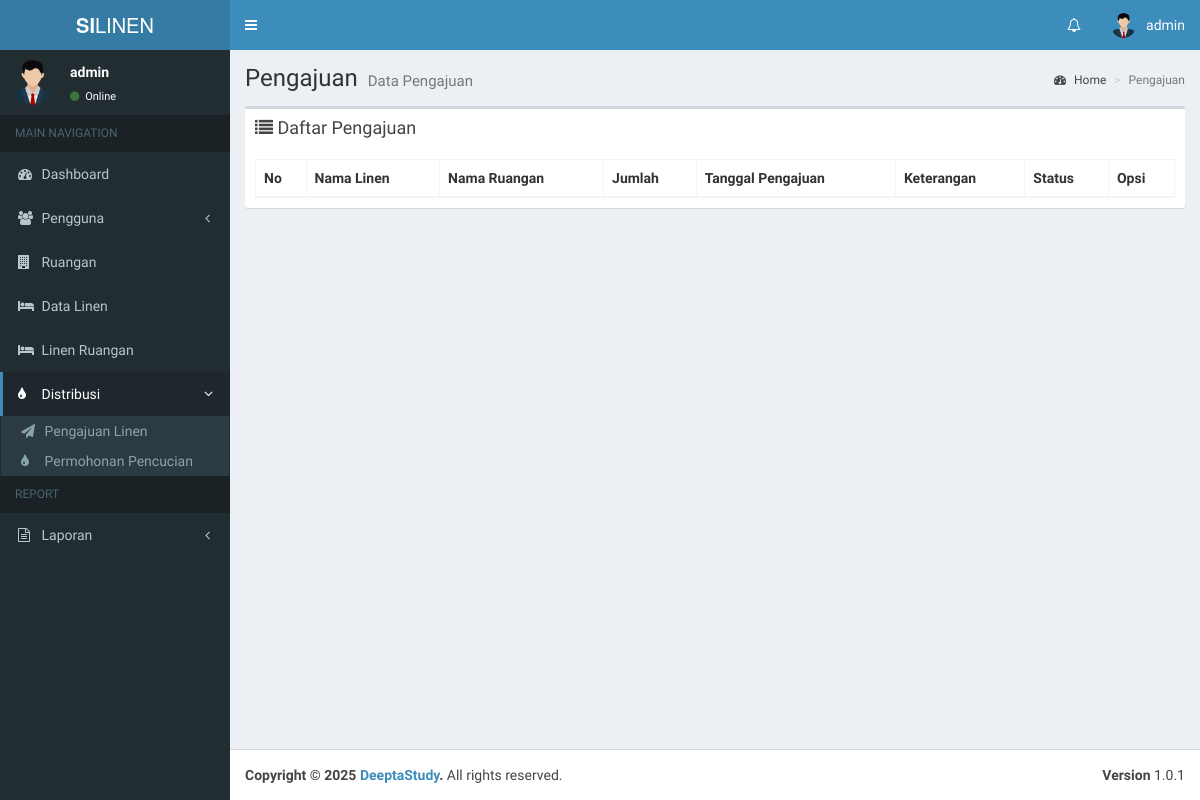
The app's page /admin/data_pengajuan.php (signed in), older data.
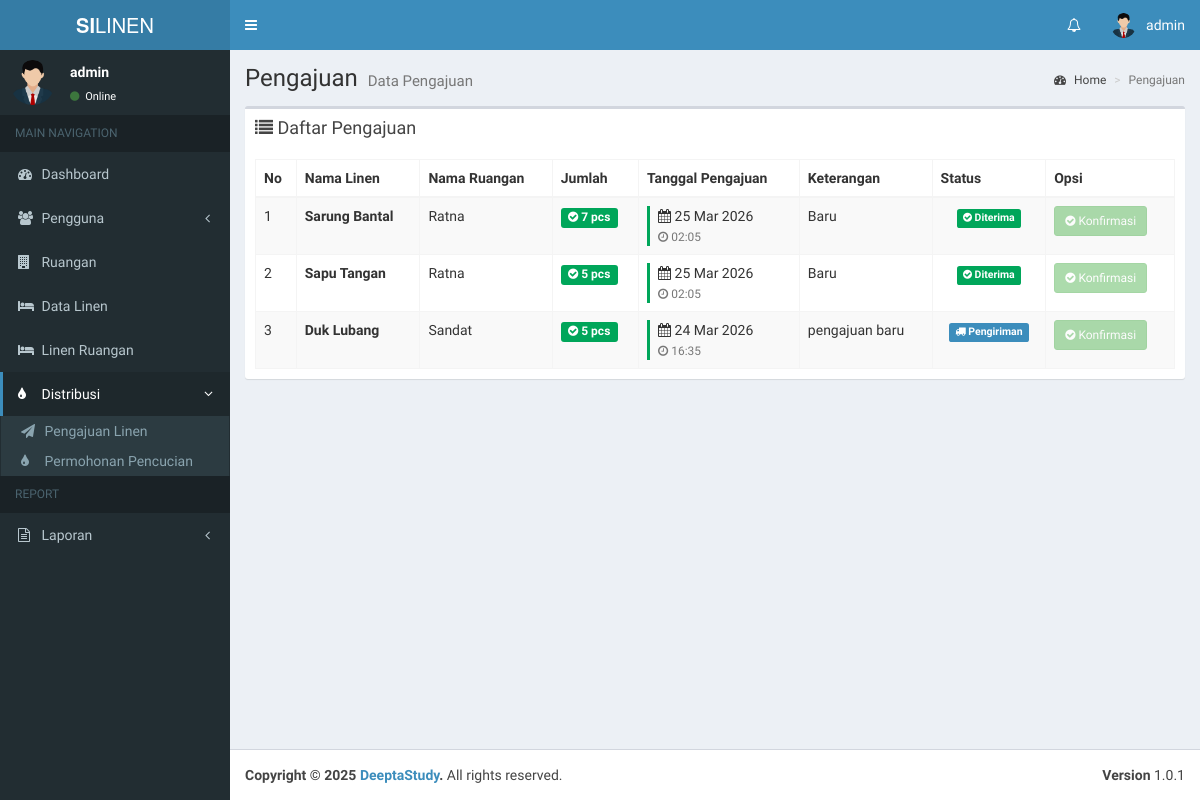
The same page, newer data.
### tables this page shows
CREATE TABLE `pengajuan` (
  `id` int(11) NOT NULL,
  `id_linen` int(11) NOT NULL,
  `id_ruangan` int(11) NOT NULL,
  `jumlah` int(11) NOT NULL,
  `tanggal` datetime NOT NULL,
  `keterangan` text NOT NULL,
  `status` int(11) NOT NULL
);

CREATE TABLE `linen` (
  `id` int(11) NOT NULL,
  `kode_linen` varchar(15) NOT NULL,
  `nama_linen` varchar(199) NOT NULL,
  `gambar` varchar(199) NOT NULL,
  `jumlah_linen` int(11) NOT NULL,
  `sisa_linen` int(11) NOT NULL,
  `tanggal` datetime NOT NULL,
  `status` int(11) NOT NULL,
  `updated_at` datetime NOT NULL
);

CREATE TABLE `ruangan` (
  `id` int(11) NOT NULL,
  `id_user` int(11) DEFAULT NULL,
  `nama_ruangan` varchar(199) NOT NULL,
  `telp_ruangan` varchar(15) NOT NULL,
  `status` int(11) NOT NULL
);

### admin/data_pengajuan.php (the view, shortened to what this page needs)
<?php
include '../koneksi.php';
$dataQuery = mysqli_query($koneksi, "SELECT p.*,
                                    l.nama_linen as nama_linen,
                                    r.nama_ruangan as nama_ruangan
                                    FROM pengajuan p
                                    LEFT JOIN linen l ON p.id_linen = l.id
                                    LEFT JOIN ruangan r ON p.id_ruangan = r.id
                                    ORDER BY p.tanggal DESC");
?>
<section class="content">
    <div class="row">
        <div class="col-xs-12">
            <div class="box">
                <div class="box-header">
                    <h3 class="box-title">
                        <i class="fa fa-list"></i> Daftar Pengajuan
                    </h3>
                </div>
                <div class="box-body">
                    <table id="example1" class="table table-bordered table-striped">
                        <thead>
                            <tr>
                                <th>No</th>
                                <th>Nama Linen</th>
                                <th>Nama Ruangan</th>
                                <th>Jumlah</th>
                                <th>Tanggal Pengajuan</th>
                                <th>Keterangan</th>
                                <th>Status</th>
                                <th>Opsi</th>
                            </tr>
                        </thead>
                        <tbody>
                            <?php
                            $no = 1;
                            while ($data = mysqli_fetch_assoc($dataQuery)):
                            ?>
                                <tr>
                                    <td><?= $no++; ?></td>
                                    <td><b><?= htmlspecialchars($data['nama_linen']) ?></b></td>
                                    <td><?= htmlspecialchars($data['nama_ruangan']) ?></td>
                                    <td>
                                        <span class="label label-success" style="font-size: 12px;">
                                            <i class="fa fa-check-circle"></i> <?= htmlspecialchars($data['jumlah']) ?> pcs
                                        </span>
                                    </td>
                                    <td>
                                        <div style="border-left: 3px solid #00a65a; padding-left: 8px;">
                                            <i class="fa fa-calendar"></i> <?= date('d M Y', strtotime($data['tanggal'])) ?>
                                            <br>
                                            <small class="text-muted">
                                                <i class="fa fa-clock-o"></i> <?= date('H:i', strtotime($data['tanggal'])) ?>
                                            </small>
                                        </div>
                                    </td>
                                    <td>
                                        <?= htmlspecialchars($data['keterangan']) ?>
                                    </td>
                                    <td class="text-center">
                                        <?= ($data['status'] == 1) ? '<span class="label label-warning"><i class="fa fa-clock-o"></i> Pengajuan</span>' : (($data['status'] == 2) ? '<span class="label label-primary"><i class="fa fa-truck"></i> Pengiriman</span>' : (($data['status'] == 3) ? '<span class="label label-success"><i class="fa fa-check-circle"></i> Diterima</span>' :
                                            '<span class="label label-default">Unknown</span>')) ?>
                                    </td>
                                    <td>
                                        <?php if ($data['status'] == 1): ?>
                                            <a href="#" class="btn btn-sm btn-success"
                                                onclick="konfirmasi(<?= $data['id'] ?>)">
                                                <i class="fa fa-check-circle"></i> Konfirmasi
                                            </a>
                                        <?php else: ?>
                                            <button class="btn btn-sm btn-success" disabled style="opacity: 0.5; cursor: not-allowed;">
                                                <i class="fa fa-check-circle"></i> Konfirmasi
                                            </button>
                                        <?php endif; ?>
                                    </td>
                                </tr>
                            <?php endwhile; ?>
                        </tbody>
                    </table>
                </div>
            </div>
        </div>
    </div>
</section>
<?php
$content = ob_get_clean();
include __DIR__ . '/../layouts/header.php';
echo $content;
include __DIR__ . '/../layouts/footer.php';
?>

Row changes from the older to the newer data that the page shows:
added pengajuan: id_linen.nama_linen "Sarung Bantal", id_ruangan.nama_ruangan "Ratna", jumlah "7", tanggal "25 Mar 2026", tanggal "02:05", keterangan "Baru", status 3 (drawn)
added pengajuan: id_linen.nama_linen "Sapu Tangan", id_ruangan.nama_ruangan "Ratna", jumlah "5", tanggal "25 Mar 2026", tanggal "02:05", keterangan "Baru", status 3 (drawn)
added pengajuan: id_linen.nama_linen "Duk Lubang", id_ruangan.nama_ruangan "Sandat", jumlah "5", tanggal "24 Mar 2026", tanggal "16:35", keterangan "pengajuan baru", status 2 (drawn)
